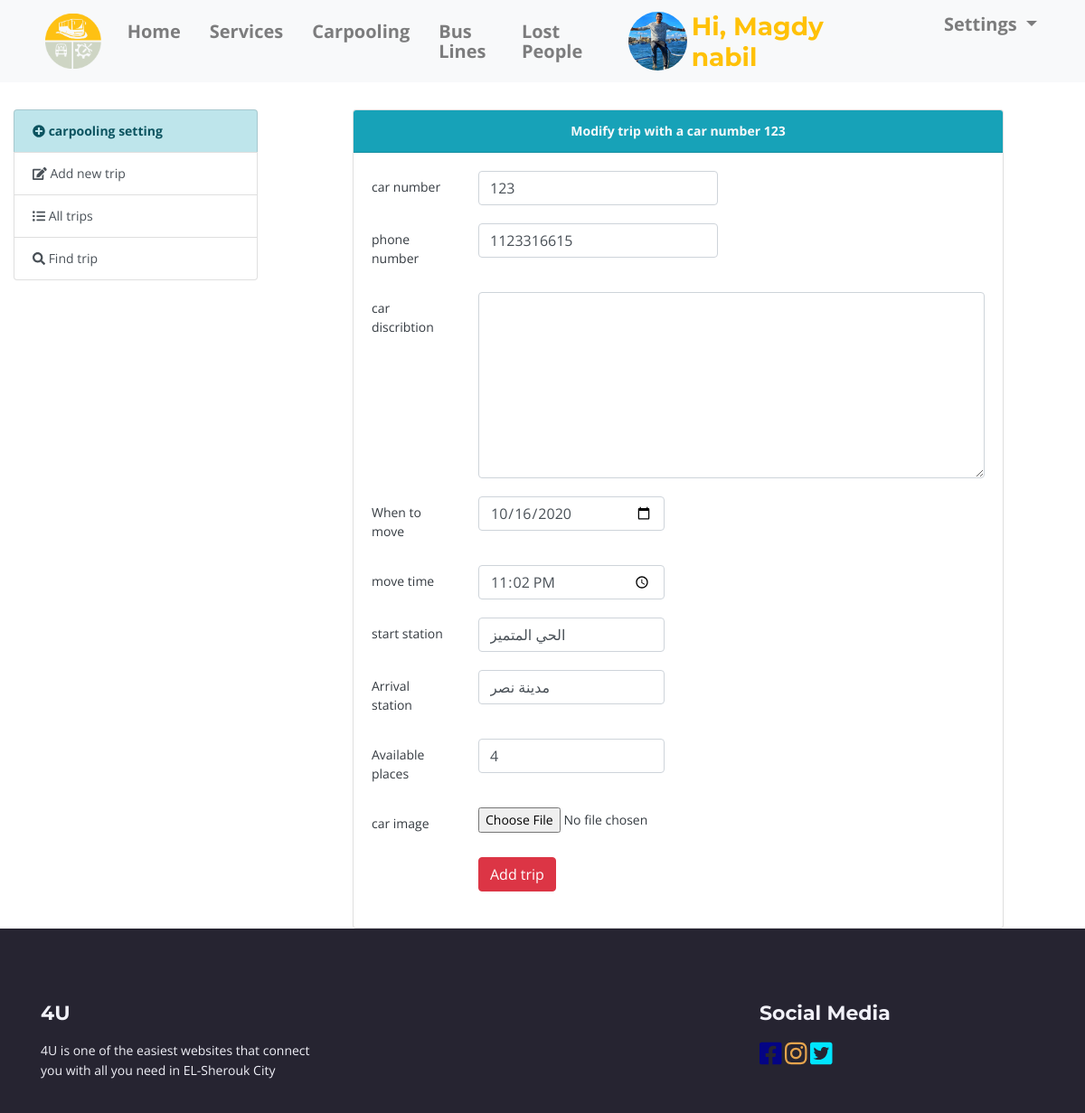
The app's page /graduationproject/public_html/web_main_page/modify_trip.php?car_id=6 (signed in) with its own data.
### tables this page shows
CREATE TABLE `car` (
  `car_id` int(11) NOT NULL,
  `car_number` int(11) NOT NULL,
  `phone_number` int(11) NOT NULL,
  `car_discribtion` text NOT NULL,
  `When_to_move` date NOT NULL,
  `move_time` time NOT NULL,
  `start_station` text NOT NULL,
  `Arrival_station` text NOT NULL,
  `Available_places` text NOT NULL,
  `car_image` text NOT NULL,
  `trip_add_date` text NOT NULL,
  `auther` int(11) NOT NULL
);

### graduationproject/public_html/web_main_page/modify_trip.php (the view, shortened to what this page needs)
<?PHP
include_once("include/header.php");
include_once("include/connect.php");
include_once("include/side_bar_car.php");
$car=mysqli_query($connect,"SELECT * FROM car WHERE car_id='$_GET[car_id]'");
$cars=mysqli_fetch_assoc( $car);
?>
<div class="col-sm-9" style="margin-top: 30px; margin-left:0px; margin-right: 0px">
    <div class="row">
        <div class="col-sm-1"> </div>
        <div class="col-sm-10">
            <div class="card text-dark">
                <div class="card-header bg-info text-center text-light">
                    <b> Modify trip with a car number <?php echo $cars['car_number']; ?> </b>
                </div>
                <div class="card-body">
                    <form action="" method="post" enctype="multipart/form-data">
                        <div class="form-group row">
                            <label for="title" class="col-sm-2 col-form-label">car number</label>
                            <div class="col-sm-5">
                                <input type="text" class="form-control" id="title" name="car_number" value="<?php echo $cars['car_number'];?>" placeholder="car number">
                            </div>
                        </div><div class="form-group row">
                            <label for="title" class="col-sm-2 col-form-label">phone number</label>
                            <div class="col-sm-5">
                                <input type="text" class="form-control" id="title" name="phone_number" value="<?php echo $cars['phone_number'];?>" placeholder="phone number">
                            </div>
                        </div>
                        <div class="form-group row">
                            <label for="post" class="col-sm-2 col-form-label">car discribtion </label>
                            <div class="col-sm-10">
                                <textarea class="form-control"id="full-featured-non-premium" name="car_discribtion" <?php echo $cars['car_discribtion'];?> rows="8"></textarea>
                            </div>
                        </div>
                        <div class="form-group row">
                            <label for="Category" class="col-sm-2 col-form-label">When to move</label>
                            <div class="col-sm-4">
                                <input type="date" class="form-control" id="start" name="When_to_move" value="<?php echo $cars['When_to_move'];?>" placeholder="When to move">
                            </div>
                        </div>  <div class="form-group row">
                            <label for="Category" class="col-sm-2 col-form-label"> move time</label>
                            <div class="col-sm-4">
                                <input type="time" class="form-control" id="move_time" name="move_time" value="<?php echo $cars['move_time'];?>" placeholder="move time">
                            </div>
                        </div>
                        <div class="form-group row">
                            <label for="Category" class="col-sm-2 col-form-label">start station</label>
                            <div class="col-sm-4">
                                <input type="text" class="form-control" id="start_station" name="start_station" value="<?php echo $cars['start_station'];?>" placeholder="start station">
                            </div>
                        </div>
                        <div class="form-group row">
                            <label for="Category" class="col-sm-2 col-form-label">Arrival station</label>
                            <div class="col-sm-4">
                                <input type="text" class="form-control" id="Arrival_station" name="Arrival_station" value="<?php echo $cars['Arrival_station'];?>" placeholder="Arrival station">
                            </div>
                        </div>
                        <div class="form-group row">
                            <label for="Category" class="col-sm-2 col-form-label">Available places</label>
                            <div class="col-sm-4">
                                <input type="text" class="form-control" id="Available_places" name="Available_places" value="<?php echo $cars['Available_places'];?>" placeholder="Available places">
                            </div>
                        </div>
                        <div class="form-group row">
                            <label for="img" class="col-sm-2 col-form-label">car image </label>
                            <div class="col-sm-5">
                                <input type="file" class="form-control-file" id="img" name="car_image">
                            </div>
                        </div>
                        <div class="form-group row">
                            <div class="col-sm-2 "> </div>
                            <div class="col-sm-10 ">
                                <button type="submit" name="Add_trip" class="btn btn-danger">Add trip</button>
                            </div>
                        </div>
                    </form>
                </div>
            </div>
        </div>
    </div>
</div>
</div>
</div>
<?PHP
include_once("include/footer.php");
?>

### graduationproject/public_html/css/styles.css (style rules this page uses)
body, html { width: 100%; height: 100%; }
body, p { color: #f1f1f8; font: 400 0.875rem/1.375rem "Open Sans", sans-serif; }
.form-group { position: relative; margin-bottom: 1.25rem; }
* { transition: all 0.5s ease; }

### records on screen
car: car_number "123", phone_number "1123316615", When_to_move "10/16/2020", move_time "23:02:00", start_station "الحي المتميز", Arrival_station "مدينة نصر", Available_places "4"

### other values on screen
$_SESSION['user_name'] "Magdy nabil"
